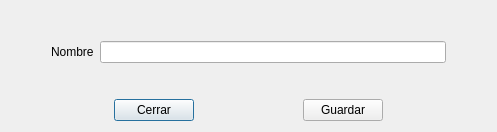
<?xml version="1.0" encoding="UTF-8"?>
<ui version="4.0">
 <class>frm_document_name</class>
 <widget class="QDialog" name="frm_document_name">
  <property name="geometry">
   <rect>
    <x>0</x>
    <y>0</y>
    <width>497</width>
    <height>132</height>
   </rect>
  </property>
  <property name="windowTitle">
   <string>Nombre de documento</string>
  </property>
  <layout class="QGridLayout" name="gridLayout">
   <item row="2" column="0">
    <spacer name="verticalSpacer">
     <property name="orientation">
      <enum>Qt::Orientation::Vertical</enum>
     </property>
     <property name="sizeHint" stdset="0">
      <size>
       <width>20</width>
       <height>40</height>
      </size>
     </property>
    </spacer>
   </item>
   <item row="3" column="0">
    <layout class="QHBoxLayout" name="horizontalLayout">
     <item>
      <spacer name="horizontalSpacer">
       <property name="orientation">
        <enum>Qt::Orientation::Horizontal</enum>
       </property>
       <property name="sizeHint" stdset="0">
        <size>
         <width>40</width>
         <height>20</height>
        </size>
       </property>
      </spacer>
     </item>
     <item>
      <widget class="QPushButton" name="btn_close">
       <property name="text">
        <string>Cerrar</string>
       </property>
      </widget>
     </item>
     <item>
      <spacer name="horizontalSpacer_2">
       <property name="orientation">
        <enum>Qt::Orientation::Horizontal</enum>
       </property>
       <property name="sizeHint" stdset="0">
        <size>
         <width>40</width>
         <height>20</height>
        </size>
       </property>
      </spacer>
     </item>
     <item>
      <widget class="QPushButton" name="btn_save">
       <property name="text">
        <string>Guardar</string>
       </property>
      </widget>
     </item>
     <item>
      <spacer name="horizontalSpacer_3">
       <property name="orientation">
        <enum>Qt::Orientation::Horizontal</enum>
       </property>
       <property name="sizeHint" stdset="0">
        <size>
         <width>40</width>
         <height>20</height>
        </size>
       </property>
      </spacer>
     </item>
    </layout>
   </item>
   <item row="1" column="0">
    <layout class="QHBoxLayout" name="horizontalLayout_2">
     <item>
      <spacer name="horizontalSpacer_5">
       <property name="orientation">
        <enum>Qt::Orientation::Horizontal</enum>
       </property>
       <property name="sizeType">
        <enum>QSizePolicy::Policy::Minimum</enum>
       </property>
       <property name="sizeHint" stdset="0">
        <size>
         <width>40</width>
         <height>20</height>
        </size>
       </property>
      </spacer>
     </item>
     <item>
      <widget class="QLabel" name="lbl_document_name">
       <property name="text">
        <string>Nombre</string>
       </property>
      </widget>
     </item>
     <item>
      <widget class="QLineEdit" name="txt_document_name"/>
     </item>
     <item>
      <spacer name="horizontalSpacer_4">
       <property name="orientation">
        <enum>Qt::Orientation::Horizontal</enum>
       </property>
       <property name="sizeType">
        <enum>QSizePolicy::Policy::Minimum</enum>
       </property>
       <property name="sizeHint" stdset="0">
        <size>
         <width>40</width>
         <height>20</height>
        </size>
       </property>
      </spacer>
     </item>
    </layout>
   </item>
   <item row="0" column="0">
    <spacer name="verticalSpacer_2">
     <property name="orientation">
      <enum>Qt::Orientation::Vertical</enum>
     </property>
     <property name="sizeHint" stdset="0">
      <size>
       <width>20</width>
       <height>40</height>
      </size>
     </property>
    </spacer>
   </item>
  </layout>
 </widget>
 <tabstops>
  <tabstop>txt_document_name</tabstop>
  <tabstop>btn_close</tabstop>
  <tabstop>btn_save</tabstop>
 </tabstops>
 <resources/>
 <connections/>
</ui>
